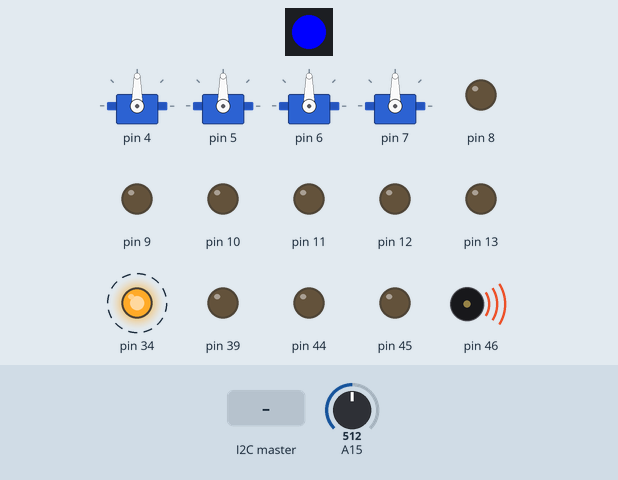
Bench run of a program on a simulated Arduino Mega 2560, built with avr-gcc and run on an emulated ATmega2560. On the bench: 1 RGB LEDs in strip order, left to right, 4 × servo, output pins drawn as LEDs (lit = HIGH), buzzer (waves = sounding). Dashed ring = blinking. Inputs (shaded band) come from the test bench; at power-on: A15 = 512. What the program prints to the serial monitor is not drawn.

Above: at 1.2 s.
1.3 s: the I2C master sends the byte 90
At 4.1 s:
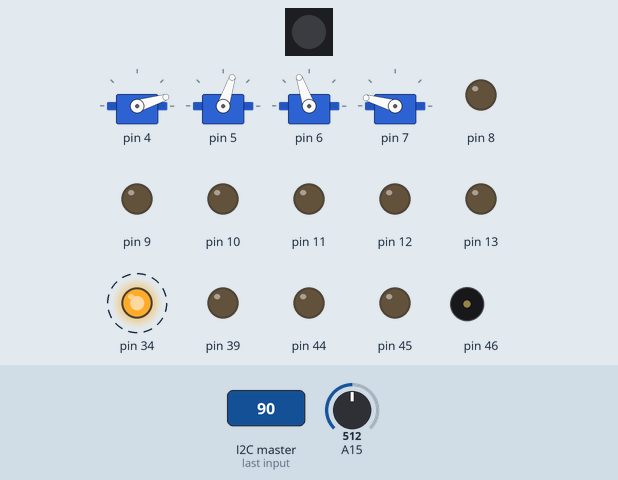
4.3 s: the I2C master sends the byte 1
At 5.8 s:
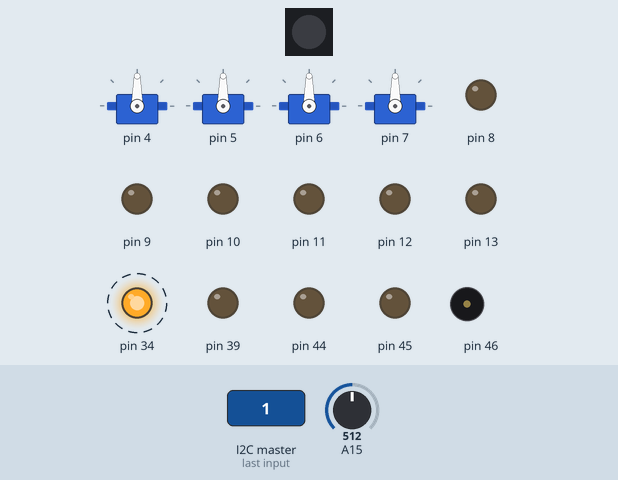
7.3 s: the I2C master sends the byte 200
At 8.8 s:
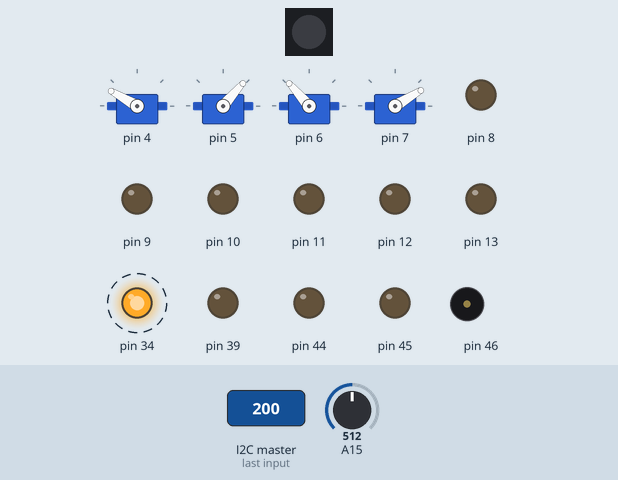
10.3 s: the I2C master sends the byte 0
At 11.1 s:
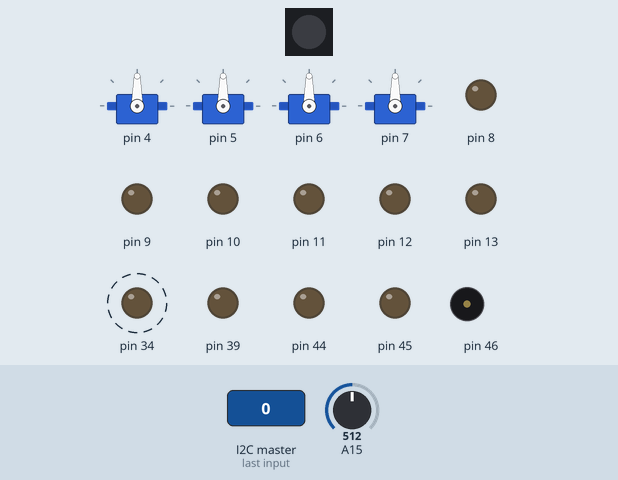
Timing chart, 0 to 14.3 s (numbered marks = the images above; inputs shaded):
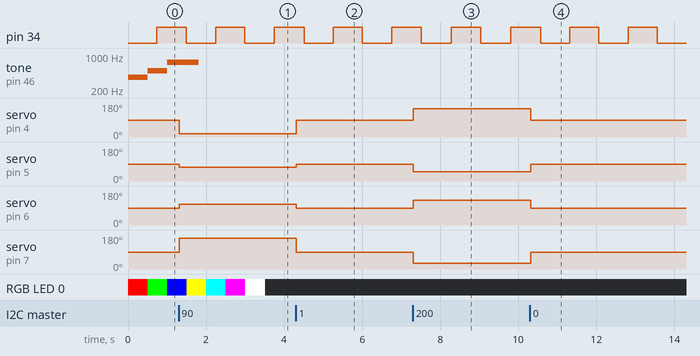

Measured:
- after the input at 1.3 s, servo on pin 4: 90° → 17° at once; servo on pin 5: 90° → 72° at once; servo on pin 6: 90° → 109° at once; servo on pin 7: 90° → 164° at once
- after the input at 4.3 s, servo on pin 4: 17° → 90° at once; servo on pin 5: 72° → 90° at once; servo on pin 6: 109° → 90° at once; servo on pin 7: 164° → 90° at once
- after the input at 7.3 s, servo on pin 4: 90° → 150° at once; servo on pin 5: 90° → 49° at once; servo on pin 6: 90° → 131° at once; servo on pin 7: 90° → 31° at once
- after the input at 10.3 s, servo on pin 4: 150° → 90° at once; servo on pin 5: 49° → 90° at once; servo on pin 6: 131° → 90° at once; servo on pin 7: 31° → 90° at once
- by itself, pin 34: alternates HIGH for 0.75 s and LOW for 0.75 s

The program:

main.cpp
```cpp
#include <Arduino.h>
#include <CrcLib.h>
#include <Wire.h>

#define MIN_FORCE 10

int8_t posX;
int8_t posY;
int8_t angleInput;
;
int8_t speedInput;

byte forceOutput;
float angleOutput;
byte index;
volatile bool flag = true;

int8_t powerWheelFrontLeft = 0;
int8_t powerWheelFrontRight = 0;
int8_t powerWheelBackLeft = 0;
int8_t powerWheelBackRight = 0;

void requestEvent()
{
    Wire.write(speedInput);
    Wire.write(angleInput);
}

void receiveEvent(int quantity)
{
    forceOutput = Wire.read();
    angleOutput = Wire.read() * PI / 180;
    flag = true;
}

void setup()
{
    Serial.begin(115200);
    CrcLib::Initialize();
    CrcLib::InitializePwmOutput(CRC_PWM_1);
    CrcLib::InitializePwmOutput(CRC_PWM_2, true);
    CrcLib::InitializePwmOutput(CRC_PWM_3);
    CrcLib::InitializePwmOutput(CRC_PWM_4, true);
    Wire.begin(0x02);
    Wire.onRequest(requestEvent);
    Wire.onReceive(receiveEvent);
}

void loop()
{
    CrcLib::Update();

    // Read Joysticks returns values from -128, 127
    posX = CrcLib::ReadAnalogChannel(ANALOG::JOYSTICK2_X);
    posY = CrcLib::ReadAnalogChannel(ANALOG::JOYSTICK2_Y);

    speedInput = (CrcLib::ReadAnalogChannel(ANALOG::GACHETTE_L) + 128) / 2;
    if (posY > 0)
    {
        speedInput = -speedInput;
    }

    if (abs(posX) < MIN_FORCE && abs(posY) < MIN_FORCE)
    {
        angleInput = 0;
    }

    else
    {
        angleInput = atan((float)posX / (float)posY) * 180 / PI;
    }

    Serial.println("angleInput: " + String(angleInput));
    Serial.println("speedInput: " + String(speedInput));
    Serial.println("forceOutput: " + String(forceOutput));
    Serial.println("angleOutput: " + String(angleOutput));
    Serial.println("------------------");

    if (flag)
    {
        flag = false;
        if (forceOutput < MIN_FORCE)
        {
            forceOutput = 0;
        }

        int8_t x = forceOutput * sin(angleInput * PI / 180);
        int8_t y = forceOutput * cos(angleOutput * PI / 180);

        powerWheelFrontLeft = y + x;
        powerWheelFrontRight = y - x;
        powerWheelBackLeft = y - x;
        powerWheelBackRight = y + x;

        Serial.println("powerWheelFrontLeft: " + String(powerWheelFrontLeft));
        Serial.println("powerWheelFrontRight: " + String(powerWheelFrontRight));
        Serial.println("powerWheelBackLeft: " + String(powerWheelBackLeft));
        Serial.println("powerWheelBackRight: " + String(powerWheelBackRight));

        CrcLib::SetPwmOutput(CRC_PWM_1, powerWheelFrontLeft);
        CrcLib::SetPwmOutput(CRC_PWM_2, powerWheelFrontRight);
        CrcLib::SetPwmOutput(CRC_PWM_3, powerWheelBackLeft);
        CrcLib::SetPwmOutput(CRC_PWM_4, powerWheelBackRight);
    }
}
```
